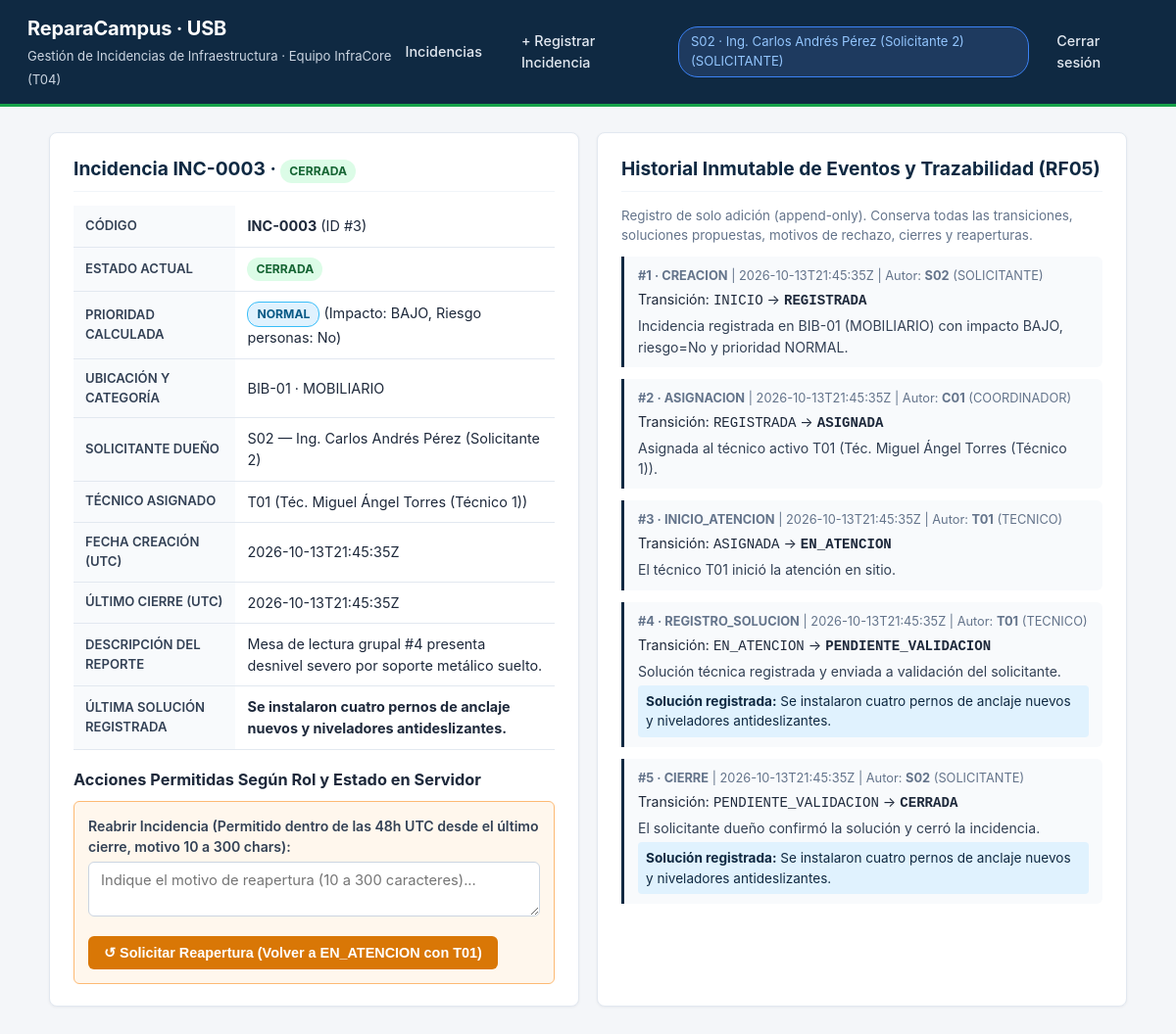
/incidencias/3 (signed in), run on the app's committed database.
### tables this page shows
CREATE TABLE usuarios (
    id TEXT PRIMARY KEY,
    username TEXT UNIQUE NOT NULL,
    nombre TEXT NOT NULL,
    password_hash TEXT NOT NULL,
    rol TEXT NOT NULL CHECK (rol IN ('SOLICITANTE', 'COORDINADOR', 'TECNICO')),
    activo INTEGER NOT NULL DEFAULT 1 CHECK (activo IN (0, 1))
);

CREATE TABLE incidencias (
    id INTEGER PRIMARY KEY AUTOINCREMENT,
    codigo TEXT UNIQUE NOT NULL,
    autor_id TEXT NOT NULL REFERENCES usuarios(id),
    ubicacion TEXT NOT NULL CHECK (ubicacion IN ('LAB-01', 'AULA-201', 'BIB-01')),
    categoria TEXT NOT NULL CHECK (categoria IN ('ELECTRICIDAD', 'HIDRAULICA', 'MOBILIARIO', 'TIC')),
    descripcion TEXT NOT NULL,
    impacto TEXT NOT NULL CHECK (impacto IN ('BAJO', 'ALTO')),
    riesgo_personas INTEGER NOT NULL CHECK (riesgo_personas IN (0, 1)),
    prioridad TEXT NOT NULL CHECK (prioridad IN ('CRITICA', 'ALTA', 'NORMAL')),
    estado TEXT NOT NULL CHECK (estado IN ('REGISTRADA', 'ASIGNADA', 'EN_ATENCION', 'PENDIENTE_VALIDACION', 'CERRADA')),
    tecnico_asignado_id TEXT REFERENCES usuarios(id),
    solucion_actual TEXT,
    fecha_creacion_utc TEXT NOT NULL,
    fecha_ultimo_cierre_utc TEXT
);

CREATE TABLE historial_eventos (
    id INTEGER PRIMARY KEY AUTOINCREMENT,
    incidencia_id INTEGER NOT NULL REFERENCES incidencias(id),
    autor_id TEXT NOT NULL REFERENCES usuarios(id),
    accion TEXT NOT NULL,
    estado_anterior TEXT,
    estado_nuevo TEXT NOT NULL,
    detalle TEXT,
    solucion_propuesta TEXT,
    motivo TEXT,
    fecha_utc TEXT NOT NULL
);

### app/routes.py (the view)
@bp.route("/incidencias/<int:incidencia_id>", methods=["GET"])
def detalle_incidencia(incidencia_id: int):
    user = usuario_en_sesion()
    if not user:
        return redirect(url_for("main.login"))
    try:
        inc = obtener_incidencia_para_usuario(user, incidencia_id)
    except (PermisoDenegadoError, RecursoNoEncontradoError, ReglaNegocioError) as e:
        abort(e.codigo_http, e.mensaje)
    tecnicos = listar_tecnicos_activos() if user["rol"] == "COORDINADOR" else []
    return render_template(
        "detalle_incidencia.html",
        user=user,
        inc=inc,
        tecnicos=tecnicos,
    )

### app/db.py (called while the page is built)
def _resolve_sqlite_path(db_path: str) -> str:
    abs_p = os.path.abspath(db_path)
    if abs_p.startswith("/working_dir/"):
        tmp_p = "/tmp/" + os.path.basename(abs_p)
        if os.path.exists(abs_p) and not os.path.exists(tmp_p):
            shutil.copy2(abs_p, tmp_p)
        return tmp_p
    return abs_p

def get_db() -> sqlite3.Connection:
    if "db" not in g:
        raw_path = current_app.config["DATABASE"]
        os.makedirs(os.path.dirname(os.path.abspath(raw_path)), exist_ok=True)
        work_path = _resolve_sqlite_path(raw_path)
        conn = sqlite3.connect(work_path)
        conn.row_factory = sqlite3.Row
        conn.execute("PRAGMA foreign_keys = ON;")
        g.db = conn
        g.db_raw_path = os.path.abspath(raw_path)
        g.db_work_path = work_path
    return g.db

### app/routes.py (called while the page is built)
def usuario_en_sesion():
    uid = session.get("user_id")
    if not uid:
        return None
    return obtener_usuario_por_id(uid)

### app/services.py (called while the page is built)
def obtener_usuario_por_id(user_id: str) -> Optional[Dict[str, Any]]:
    if not user_id:
        return None
    db = get_db()
    row = db.execute(
        "SELECT id, username, nombre, rol, activo FROM usuarios WHERE id = ?",
        (user_id,),
    ).fetchone()
    return dict(row) if row else None

def obtener_incidencia_para_usuario(usuario_actual: Dict[str, Any], incidencia_id: int) -> Dict[str, Any]:
    if not usuario_actual:
        raise PermisoDenegadoError("Sesión no iniciada.")
    inc = obtener_incidencia_interna(incidencia_id)
    rol = usuario_actual["rol"]
    uid = usuario_actual["id"]
    if rol == "SOLICITANTE" and inc["autor_id"] != uid:
        raise PermisoDenegadoError("Un solicitante solo puede consultar sus propias incidencias.")
    if rol == "TECNICO" and inc["tecnico_asignado_id"] != uid:
        raise PermisoDenegadoError("Un técnico solo puede consultar las incidencias asignadas a su cuenta.")
    return inc

### app/templates/detalle_incidencia.html (shortened to what this page needs)
{% extends "base.html" %}
{% block content %}
<div class="grid-2">
    <div class="card">
        <h2>Incidencia {{ inc.codigo }} · <span class="badge est-{{ inc.estado }}">{{ inc.estado }}</span></h2>
        <table>
            <tbody>
                <tr><th>Código</th><td><strong>{{ inc.codigo }}</strong> (ID #{{ inc.id }})</td></tr>
                <tr><th>Estado Actual</th><td><span class="badge est-{{ inc.estado }}">{{ inc.estado }}</span></td></tr>
                <tr><th>Prioridad Calculada</th><td><span class="badge prio-{{ inc.prioridad }}">{{ inc.prioridad }}</span> (Impacto: {{ inc.impacto }}, Riesgo personas: {{ 'Sí' if inc.riesgo_personas else 'No' }})</td></tr>
                <tr><th>Ubicación y Categoría</th><td>{{ inc.ubicacion }} · {{ inc.categoria }}</td></tr>
                <tr><th>Solicitante Dueño</th><td>{{ inc.autor_id }} — {{ inc.autor_nombre }}</td></tr>
                <tr><th>Técnico Asignado</th><td>{{ inc.tecnico_asignado_id or 'Pendiente de asignación' }} {% if inc.tecnico_nombre %}({{ inc.tecnico_nombre }}){% endif %}</td></tr>
                <tr><th>Fecha Creación (UTC)</th><td>{{ inc.fecha_creacion_utc }}</td></tr>
                {% if inc.fecha_ultimo_cierre_utc %}
                <tr><th>Último Cierre (UTC)</th><td>{{ inc.fecha_ultimo_cierre_utc }}</td></tr>
                {% endif %}
                <tr><th>Descripción del Reporte</th><td>{{ inc.descripcion }}</td></tr>
                {% if inc.solucion_actual %}
                <tr><th>Última Solución Registrada</th><td><strong>{{ inc.solucion_actual }}</strong></td></tr>
                {% endif %}
            </tbody>
        </table>
        <div style="margin-top:18px;">
            <h3>Acciones Permitidas Según Rol y Estado en Servidor</h3>
            {% if user.rol == 'SOLICITANTE' and inc.autor_id == user.id and inc.estado == 'CERRADA' %}
            <form method="post" action="{{ url_for('main.ruta_reabrir', incidencia_id=inc.id) }}" style="background:#fff7ed; padding:14px; border-radius:6px; border:1px solid #fdba74;">
                <div class="form-group">
                    <label for="motivo_reapertura">Reabrir Incidencia (Permitido dentro de las 48h UTC desde el último cierre, motivo 10 a 300 chars):</label>
                    <textarea id="motivo_reapertura" name="motivo" rows="2" class="form-control" required placeholder="Indique el motivo de reapertura (10 a 300 caracteres)..."></textarea>
                </div>
                <button type="submit" class="btn btn-warning">↺ Solicitar Reapertura (Volver a EN_ATENCION con {{ inc.tecnico_asignado_id }})</button>
            </form>
            {% endif %}
        </div>
    </div>
    <div class="card">
        <h2>Historial Inmutable de Eventos y Trazabilidad (RF05)</h2>
        <p style="font-size:0.84rem; color:#64748b; margin-bottom:12px;">
            Registro de solo adición (append-only). Conserva todas las transiciones, soluciones propuestas, motivos de rechazo, cierres y reaperturas.
        </p>
        {% for ev in inc.historial %}
        <div class="timeline-item">
            <div class="timeline-meta">
                <strong>#{{ loop.index }} · {{ ev.accion }}</strong> | {{ ev.fecha_utc }} | Autor: <strong>{{ ev.autor_id }}</strong> ({{ ev.autor_rol }})
            </div>
            <div style="font-size:0.88rem; margin-bottom:4px;">
                Transición: <code>{{ ev.estado_anterior or 'INICIO' }}</code> → <strong><code>{{ ev.estado_nuevo }}</code></strong>
            </div>
            {% if ev.detalle %}
            <div style="font-size:0.88rem; color:#334155;">{{ ev.detalle }}</div>
            {% endif %}
            {% if ev.solucion_propuesta %}
            <div style="font-size:0.85rem; color:#0f2942; margin-top:4px; background:#e0f2fe; padding:6px 8px; border-radius:4px;">
                <strong>Solución registrada:</strong> {{ ev.solucion_propuesta }}
            </div>
            {% endif %}
        </div>
        {% endfor %}
    </div>
</div>
{% endblock %}

### app/templates/base.html (shortened to what this page needs)
<!DOCTYPE html>
<html lang="es">
<head>
    <link rel="stylesheet" href="{{ url_for('static', filename='style.css') }}">
</head>
<body>
    <header class="topbar">
        <div class="brand">
            <div>
                <h1>ReparaCampus · USB</h1>
                <span class="sub">Gestión de Incidencias de Infraestructura · Equipo InfraCore (T04)</span>
            </div>
        </div>
        {% if user %}
        <nav class="nav-links">
            <a href="{{ url_for('main.listado_incidencias') }}">Incidencias</a>
            {% if user.rol == 'SOLICITANTE' %}
            <a href="{{ url_for('main.nueva_incidencia') }}">+ Registrar Incidencia</a>
            {% endif %}
            <span class="user-pill">{{ user.id }} · {{ user.nombre }} ({{ user.rol }})</span>
            <a href="{{ url_for('main.logout') }}">Cerrar sesión</a>
        </nav>
        {% endif %}
    </header>
    <main class="container">
        {% block content %}{% endblock %}
    </main>
</body>
</html>

### app/static/style.css (style rules this page uses)
* { box-sizing: border-box; margin: 0; padding: 0; }
body { font-family: 'Inter', -apple-system, BlinkMacSystemFont, 'Segoe UI', Roboto, sans-serif; background-color: #f4f6f9; color: #1e293b; line-height: 1.5; }
.topbar { background: #0f2942; color: #ffffff; padding: 14px 28px; display: flex; justify-content: space-between; align-items: center; border-bottom: 3px solid #16a34a; }
.brand { display: flex; align-items: center; gap: 12px; }
.brand h1 { font-size: 1.25rem; font-weight: 700; letter-spacing: -0.01em; }
.brand span.sub { font-size: 0.82rem; color: #cbd5e1; font-weight: 400; }
.nav-links { display: flex; align-items: center; gap: 16px; }
.nav-links a { color: #e2e8f0; text-decoration: none; font-size: 0.9rem; font-weight: 500; padding: 6px 12px; border-radius: 6px; }
.user-pill { background: #1e3a5f; padding: 5px 12px; border-radius: 20px; font-size: 0.82rem; color: #93c5fd; border: 1px solid #3b82f6; }
.container { max-width: 1140px; margin: 26px auto; padding: 0 20px; }
.card { background: #ffffff; border-radius: 8px; border: 1px solid #e2e8f0; padding: 22px 24px; margin-bottom: 20px; box-shadow: 0 1px 3px rgba(15, 23, 42, 0.05); }
.card h2 { font-size: 1.2rem; color: #0f2942; margin-bottom: 14px; border-bottom: 1px solid #f1f5f9; padding-bottom: 8px; }
.card h3 { font-size: 1.02rem; color: #1e293b; margin-bottom: 10px; }
table { width: 100%; border-collapse: collapse; margin-top: 10px; font-size: 0.9rem; }
th, td { text-align: left; padding: 10px 12px; border-bottom: 1px solid #e2e8f0; }
th { background: #f8fafc; color: #334155; font-weight: 600; font-size: 0.82rem; text-transform: uppercase; }
.badge { display: inline-block; padding: 3px 9px; border-radius: 12px; font-size: 0.76rem; font-weight: 700; }
.prio-NORMAL { background: #e0f2fe; color: #075985; border: 1px solid #38bdf8; }
.est-CERRADA { background: #dcfce7; color: #166534; }
.form-group { margin-bottom: 14px; }
.form-group label { display: block; font-weight: 600; font-size: 0.88rem; margin-bottom: 5px; color: #334155; }
.form-control { width: 100%; padding: 9px 12px; border: 1px solid #cbd5e1; border-radius: 6px; font-size: 0.92rem; font-family: inherit; }
.btn { display: inline-block; padding: 9px 16px; border-radius: 6px; font-size: 0.9rem; font-weight: 600; border: none; cursor: pointer; text-decoration: none; }
.btn-warning { background: #d97706; color: #ffffff; }
.grid-2 { display: grid; grid-template-columns: 1fr 1fr; gap: 18px; }
.timeline-item { border-left: 3px solid #0f2942; padding: 10px 14px; margin-bottom: 12px; background: #f8fafc; border-radius: 0 6px 6px 0; }
.timeline-meta { font-size: 0.8rem; color: #64748b; margin-bottom: 4px; }

### data on the page
usuarios: id "S02", nombre "Ing. Carlos Andrés Pérez (Solicitante 2)", rol "SOLICITANTE", autor_nombre "Ing. Carlos Andrés Pérez (Solicitante 2)"
incidencias: codigo "INC-0003", estado "CERRADA", id "3", prioridad "NORMAL", impacto "BAJO", riesgo_personas "No", ubicacion "BIB-01", categoria "MOBILIARIO", autor_id "S02", tecnico_asignado "T01", fecha_creacion_utc "2026-10-13T21:45:35Z", fecha_ultimo_cierre_utc "2026-10-13T21:45:35Z", descripcion "Mesa de lectura grupal #4 presenta desnivel severo por soporte metálico suelto.", solucion_actual "Se instalaron cuatro pernos de anclaje nuevos y niveladores antideslizantes.", tecnico_asignado_id "T01"
usuarios: tecnico_nombre "Téc. Miguel Ángel Torres (Técnico 1)"
historial_eventos: accion "CREACION", fecha_utc "2026-10-13T21:45:35Z", autor_id "S02", autor_rol "SOLICITANTE", estado_anterior "INICIO", estado_nuevo "REGISTRADA", detalle "Incidencia registrada en BIB-01 (MOBILIARIO) con impacto BAJO, riesgo=No y prioridad NORMAL."
historial_eventos: accion "ASIGNACION", fecha_utc "2026-10-13T21:45:35Z", autor_id "C01", autor_rol "COORDINADOR", estado_anterior "REGISTRADA", estado_nuevo "ASIGNADA", detalle "Asignada al técnico activo T01 (Téc. Miguel Ángel Torres (Técnico 1))."
historial_eventos: accion "INICIO_ATENCION", fecha_utc "2026-10-13T21:45:35Z", autor_id "T01", autor_rol "TECNICO", estado_anterior "ASIGNADA", estado_nuevo "EN_ATENCION", detalle "El técnico T01 inició la atención en sitio."
historial_eventos: accion "REGISTRO_SOLUCION", fecha_utc "2026-10-13T21:45:35Z", autor_id "T01", autor_rol "TECNICO", estado_anterior "EN_ATENCION", estado_nuevo "PENDIENTE_VALIDACION", detalle "Solución técnica registrada y enviada a validación del solicitante.", solucion_propuesta "Se instalaron cuatro pernos de anclaje nuevos y niveladores antideslizantes."
historial_eventos: accion "CIERRE", fecha_utc "2026-10-13T21:45:35Z", autor_id "S02", autor_rol "SOLICITANTE", estado_anterior "PENDIENTE_VALIDACION", estado_nuevo "CERRADA", detalle "El solicitante dueño confirmó la solución y cerró la incidencia.", solucion_propuesta "Se instalaron cuatro pernos de anclaje nuevos y niveladores antideslizantes."
